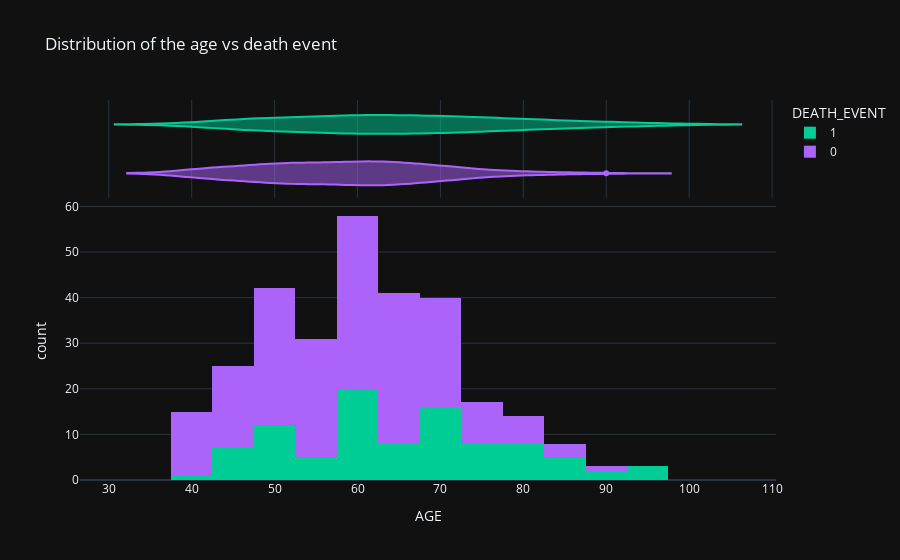

Notebook code for this chart:
### Code cell
import plotly.express as px
fig= px.histogram(df, x="age", color="DEATH_EVENT", marginal= "violin", hover_data= df.columns,
                 title= "Distribution of the age vs death event",
                 labels={'age':"AGE"},
                 template= 'plotly_dark',
                 color_discrete_map= {'0':"RebeccaPurple", '1':"MediumPurple"})
fig.show()

### Figure 1 — Plotly figure (JSON) as saved in the notebook; plotly's stock layout.template omitted (floating-point values rounded to 4 significant figures; data arrays with more than 128 entries replaced by an {"elided": "..."} marker saying what was removed)
{"data": [{"alignmentgroup": "True", "bingroup": "x", "hoverlabel": {"namelength": 0}, "hovertemplate": "DEATH_EVENT=1<br>AGE=%{x}<br>count=%{y}", "legendgroup": "1", "marker": {"color": "#00cc96"}, "name": "1", "offsetgroup": "1", "orientation": "v", "showlegend": true, "type": "histogram", "x": [75, 55, 65, 50, 65, 90, 75, 60, 65, 80, 75, 62, 45, 50, 82, 87, 45, 70, 48, 65, 68, 75, 80, 95, 70, 58, 82, 94, 85, 50, 65, 69, 90, 82, 60, 70, 50, 70, 60, 50, 51, 60, 80, 57, 68, 53, 60, 70, 60, 95, 49, 72, 45, 50, 45, 60, 42, 72, 70, 65, 85, 69, 60, 60, 59, 60, 72, 85, 70, 86, 60, 46, 80, 72, 75, 72, 50, 45, 80, 59, 59, 65, 75, 58, 60.67, 50, 60, 45, 77, 48, 73, 60, 55, 65, 55], "xaxis": "x", "yaxis": "y"}, {"alignmentgroup": "True", "customdata": {"elided": "95x13 float values"}, "hoverlabel": {"namelength": 0}, "hovertemplate": "DEATH_EVENT=%{customdata[12]}<br>AGE=%{customdata[0]}<br>anaemia=%{customdata[1]}<br>creatinine_phosphokinase=%{customdata[2]}<br>diabetes=%{customdata[3]}<br>ejection_fraction=%{customdata[4]}<br>high_blood_pressure=%{customdata[5]}<br>platelets=%{customdata[6]}<br>serum_creatinine=%{customdata[7]}<br>serum_sodium=%{customdata[8]}<br>sex=%{customdata[9]}<br>smoking=%{customdata[10]}<br>time=%{customdata[11]}", "legendgroup": "1", "marker": {"color": "#00cc96"}, "name": "1", "offsetgroup": "1", "scalegroup": "x", "showlegend": false, "type": "violin", "x": [75, 55, 65, 50, 65, 90, 75, 60, 65, 80, 75, 62, 45, 50, 82, 87, 45, 70, 48, 65, 68, 75, 80, 95, 70, 58, 82, 94, 85, 50, 65, 69, 90, 82, 60, 70, 50, 70, 60, 50, 51, 60, 80, 57, 68, 53, 60, 70, 60, 95, 49, 72, 45, 50, 45, 60, 42, 72, 70, 65, 85, 69, 60, 60, 59, 60, 72, 85, 70, 86, 60, 46, 80, 72, 75, 72, 50, 45, 80, 59, 59, 65, 75, 58, 60.67, 50, 60, 45, 77, 48, 73, 60, 55, 65, 55], "xaxis": "x2", "yaxis": "y2"}, {"alignmentgroup": "True", "bingroup": "x", "hoverlabel": {"namelength": 0}, "hovertemplate": "DEATH_EVENT=0<br>AGE=%{x}<br>count=%{y}", "legendgroup": "0", "marker": {"color": "#ab63fa"}, "name": "0", "offsetgroup": "0", "orientation": "v", "showlegend": true, "type": "histogram", "x": {"elided": "202 float values"}, "xaxis": "x", "yaxis": "y"}, {"alignmentgroup": "True", "customdata": {"elided": "202x13 float values"}, "hoverlabel": {"namelength": 0}, "hovertemplate": "DEATH_EVENT=%{customdata[12]}<br>AGE=%{customdata[0]}<br>anaemia=%{customdata[1]}<br>creatinine_phosphokinase=%{customdata[2]}<br>diabetes=%{customdata[3]}<br>ejection_fraction=%{customdata[4]}<br>high_blood_pressure=%{customdata[5]}<br>platelets=%{customdata[6]}<br>serum_creatinine=%{customdata[7]}<br>serum_sodium=%{customdata[8]}<br>sex=%{customdata[9]}<br>smoking=%{customdata[10]}<br>time=%{customdata[11]}", "legendgroup": "0", "marker": {"color": "#ab63fa"}, "name": "0", "offsetgroup": "0", "scalegroup": "x", "showlegend": false, "type": "violin", "x": {"elided": "202 float values"}, "xaxis": "x2", "yaxis": "y2"}], "layout": {"barmode": "relative", "legend": {"title": {"text": "DEATH_EVENT"}, "tracegroupgap": 0}, "title": {"text": "Distribution of the age vs death event"}, "xaxis": {"anchor": "y", "domain": [0, 1], "title": {"text": "AGE"}}, "xaxis2": {"anchor": "y2", "domain": [0, 1], "matches": "x", "showgrid": true, "showticklabels": false}, "yaxis": {"anchor": "x", "domain": [0, 0.7326], "title": {"text": "count"}}, "yaxis2": {"anchor": "x2", "domain": [0.7426, 1], "matches": "y2", "showgrid": false, "showline": false, "showticklabels": false, "ticks": ""}}}
